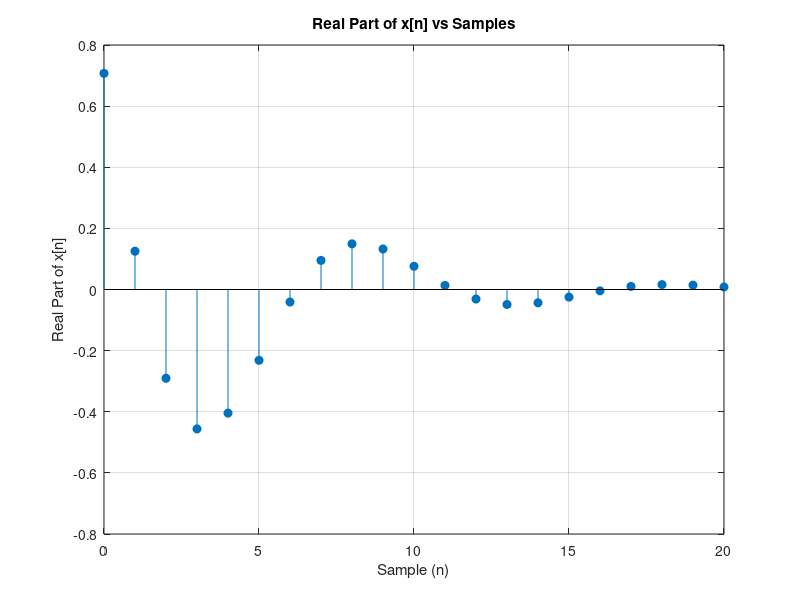
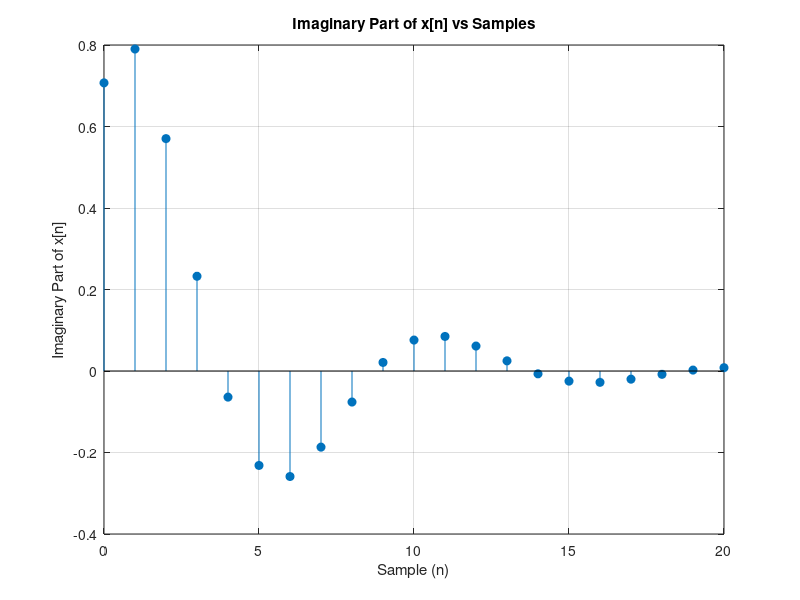

The MATLAB script that drew these images, in order:
% Define Parameters
A = 1;
n = 0:20;
theta = 45 * pi / 180; % Angle in radians
w_0 = 0.2 * pi;        % Angular frequency: rad/s
r = 0.8;               % Decay rate



% Compute discrete complex signal x[n]
x = A * r.^n .* exp(1j * (w_0 * n + theta));


% Plot real part of x[n]
figure;
stem(n, real(x), 'filled');
title('Real Part of x[n] vs Samples');
xlabel('Sample (n)');
ylabel('Real Part of x[n]');
grid on;


% Plot imaginary part of x[n]
figure;
stem(n, imag(x), 'filled');
title('Imaginary Part of x[n] vs Samples');
xlabel('Sample (n)');
ylabel('Imaginary Part of x[n]');
grid on;


